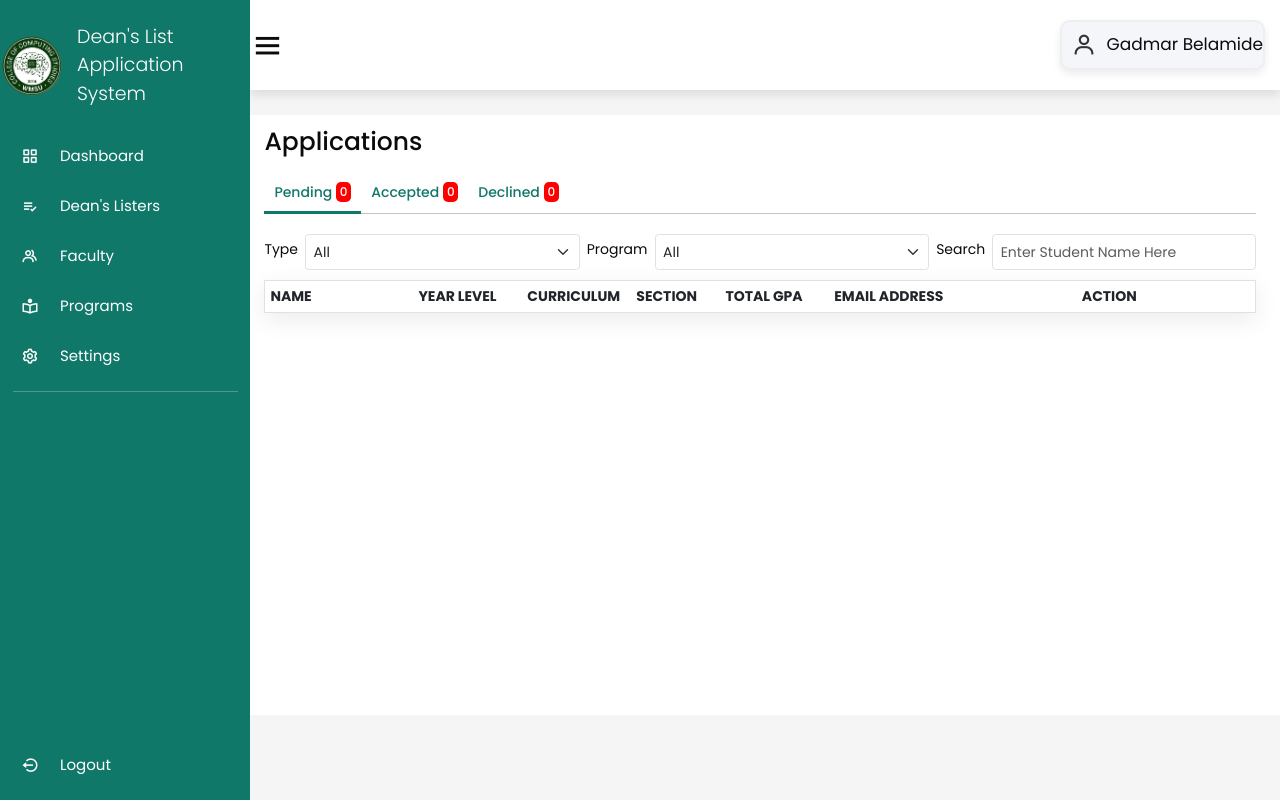
Page /apply/admin-application.php (signed in) on the earlier database version.
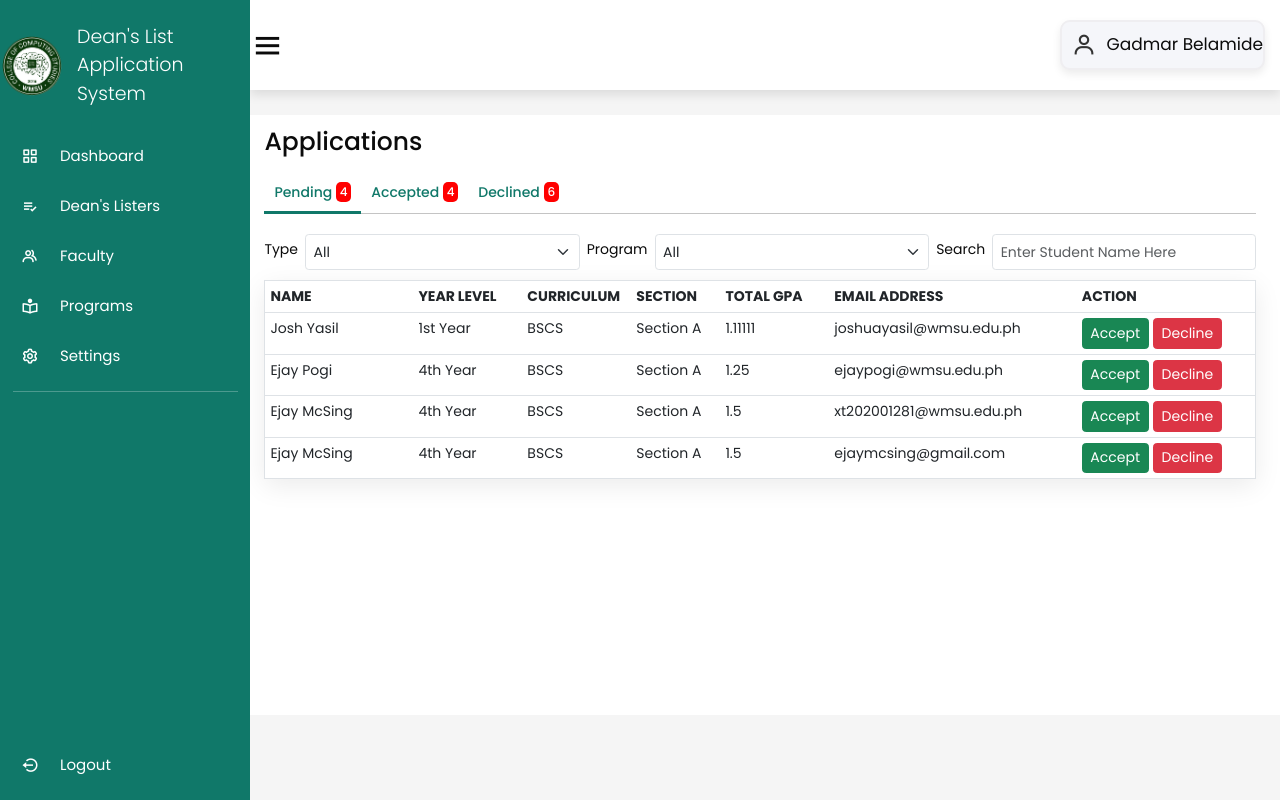
Same page on the later database version.
### tables this page shows
CREATE TABLE `dean_applicants` (
  `id` int(11) NOT NULL,
  `name` varchar(255) NOT NULL,
  `email` varchar(255) NOT NULL,
  `school_year` varchar(255) NOT NULL,
  `curriculum` varchar(255) NOT NULL,
  `year_level` varchar(255) NOT NULL,
  `section` varchar(255) NOT NULL,
  `total_gpa` float NOT NULL,
  `status` varchar(255) NOT NULL,
  `user_id` int(11) NOT NULL
);

### apply/admin-application.php (the view, shortened to what this page needs)
<?php
$conn = mysqli_connect('localhost', 'root', '', 'deanslist');
?>
<!DOCTYPE html>
<html lang="en">
<head>
    <link rel="stylesheet" href="https://cdn.jsdelivr.net/npm/boxicons@latest/css/boxicons.min.css">
    <link href="../css/style.css?v=<?php echo time(); ?>" rel="stylesheet">
    <link rel="stylesheet" href="//code.jquery.com/ui/1.13.2/themes/base/jquery-ui.css">
    <link href="../css/admin-application.css?v=<?php echo time(); ?>" rel="stylesheet">
    <link href="https://cdn.jsdelivr.net/npm/bootstrap@5.3.0-alpha1/dist/css/bootstrap.min.css" rel="stylesheet">
    <link rel="stylesheet" href="https://cdn.datatables.net/1.13.4/css/dataTables.bootstrap5.min.css">
</head>
<body>
    <div class="side-bar">
        <br>
        <div class="logo-details">
            <img class="logo" style="margin-left:2px" src="../img/ccslogo.png" width="55" height="60">
            <span class="logo-name">Dean's List Application <br> System</span>
        </div>
        <br>
        <ul class="nav-links">
            <li>
                <a href="../dashboard/dashboard.php">
                    <i class='bx bx-grid-alt'></i>
                    <span class="links-name">Dashboard</span>
                </a>
            </li>
            <li>
                <a href="../listers/listers.php">
                    <i class='bx bx-list-check'></i>
                    <span class="links-name">Dean's Listers</span>
                </a>
            </li>
            <li>
                <a href="../faculty/faculty.php">
                    <i class='bx bx-group'></i>
                    <span class="links-name">Faculty</span>
                </a>
            </li>
            <li>
                <a href="../programs/programs.php">
                    <i class='bx bx-book-reader'></i>
                    <span class="links-name">Programs</span>
                </a>
            </li>
            <li>
                <a href="#">
                    <i class='bx bx-cog'></i>
                    <span class="links-name">Settings</span>
                </a>
            </li>
            <hr class="line">
            <li id="logout-link">
                <a class="logout-link" href="../login/logout.php" title="Logout">
                    <i class='bx bx-log-out-circle'></i>
                    <span class="links-name">Logout</span>
                </a>
            </li>
        </ul>
    </div>
    <section class="home-section">
        <nav>
            <div class="side-bar-button">
                <i class='bx bx-menu small'></i>
            </div>
            <div class="profile-details">
                <i class='bx bx-user'></i>
                <?php echo '<span class="admin-name">' . $_SESSION['user_firstname'] . ' ' . $_SESSION['user_lastname'] . '</span>'; ?>
            </div>
        </nav>
        <div class="home-content">
            <div class="main-content">
                <h1>Applications</h1>
                <div class="content-table-container">
                    <ul class="nav nav-pills">
                        <li class="nav-item">
                            <a class="pending nav-link d-flex flex-row active" aria-current="page" href="#pending" data-bs-toggle="tab">Pending <div class="number-pending d-flex flex-row justify-content-center align-items-center" style="background-color: red; padding: 2px; border-radius: 5px; font-size: 12px; width: 15px ;height: 20px; padding: 3px; color: white; margin-left: 4px"><?php $sql = "SELECT * FROM dean_applicants WHERE status = 'pending'";$result = mysqli_query($conn, $sql);echo mysqli_num_rows($result) ?></div> </a>
                        </li>
                        <li class="nav-item">
                            <a class="accepted nav-link d-flex flex-row" href="#accepted" data-bs-toggle="tab">Accepted <div class="number-pending d-flex flex-row justify-content-center align-items-center" style="background-color: red; padding: 2px; border-radius: 5px; font-size: 12px; width: 15px ;height: 20px; padding: 3px; color: white; margin-left: 4px"><?php $sql = "SELECT * FROM dean_applicants WHERE status = 'Accepted'";$result = mysqli_query($conn, $sql);echo mysqli_num_rows($result) ?></div> </a>
                        </li>
                        <li class="nav-item">
                            <a class="declined nav-link d-flex flex-row" href="#declined" data-bs-toggle="tab">Declined <div class="number-pending d-flex flex-row justify-content-center align-items-center" style="background-color: red; padding: 2px; border-radius: 5px; font-size: 12px; width: 15px ;height: 20px; padding: 3px; color: white; margin-left: 4px"><?php $sql = "SELECT * FROM dean_applicants WHERE status = 'Declined'";$result = mysqli_query($conn, $sql);echo mysqli_num_rows($result) ?></div> </a>
                        </li>
                    </ul>
                    <div class="tab-content">
                        <div class="tab-pane show active" id="pending">
                            <div class="filter-div d-flex flex-row ">
                                <p>Type</p>
                                <select class="form-select type">
                                    <option selected>All</option>
                                </select>
                                <p>Program</p>
                                <select class="form-select program">
                                    <option selected>All</option>
                                </select>
                                <p>Search</p>
                                <input class="form-control search-bar" type="text" placeholder="Enter Student Name Here">
                            </div>
                            <?php
                                $sql = "SELECT * FROM dean_applicants WHERE status = 'pending'";
                                $result = mysqli_query($conn, $sql);
                            ?>
                            <div class="applicant-table-div">
                                <table class="table" id="pendingTable">
                                    <thead>
                                        <tr>
                                            <th scope="col" style="width: 15%">Name</th>
                                            <th scope="col" style="width: 11%">Year Level</th>
                                            <th scope="col" style="width: 11%">Curriculum</th>
                                            <th scope="col" style="width: 9%">Section</th>
                                            <th scope="col" style="width: 11%">Total GPA</th>
                                            <th scope="col" style="width: 25%">Email Address</th>
                                            <th scope="col">Action</th>
                                        </tr>
                                    </thead>
                                    <tbody>
                                        <?php
                                        if (mysqli_num_rows($result) > 0) {
                                            while ($row = mysqli_fetch_assoc($result)) {
                                                if ($row["year_level"] % 10 == 1 && $row["year_level"] != 11) {
                                                    $suffix = "st";
                                                } else if ($row["year_level"] % 10 == 2 && $row["year_level"] != 12) {
                                                $suffix = "nd";
                                                } else if ($row["year_level"] % 10 == 3 && $row["year_level"] != 13) {
                                                $suffix = "rd";
                                                } else {
                                                $suffix = "th";
                                                }
                                                $user_id = $row["user_id"];
                                                echo "<tr><td>". $row["name"]. "</td><td>". $row["year_level"] . $suffix ." Year</td><td>BS". strtoupper($row["curriculum"]) ."</td><td>Section ". $row["section"] ."</td><td>". $row["total_gpa"] ."</td><td>". $row["email"] ."</td>". '<td>
                                                <form action="update.php" method="post">
                                                    <button type="button submit" name="accept" class="btn btn-success accept" data-bs-toggle="modal" data-bs-target="#confirmModal">Accept</button>
                                                    <button type="button submit" name="decline" class="btn btn-danger decline">Decline</button>
                                                    <input type="hidden" name="user_id" value="'.$user_id.'">
                                                </form></td>' ."</tr>";
                                            }
                                        }
                                        ?>
                                    </tbody>
                                </table>
                            </div>
                        </div>
                    </div>
                </div>
            </div>
        </div>
    </section>
</body>
</html>

### css/style.css (style rules this page uses)
* { font-family:'Poppins', sans-serif; margin: 0; padding: 0; box-sizing: border-box; font-size: 17px; color : rgb(11, 11, 11); outline: none; border:none; text-decoration: none; }
input, select { width: 100%; padding: 12px; margin: 8px 0; border-radius: 2px; box-sizing: border-box; border: 1px solid rgb(190, 190, 190); }
.side-bar { position: fixed; top: 0; left: 0; width: 200px; height: calc(100vh); background-color: #107869; z-index: 2000; font-family: var(--lato); transition: .3s ease; overflow: hidden; scrollbar-width: none; }
.side-bar .logo-details { height: 80px; display: flex; align-items: center; }
.side-bar .logo-details .logo { font-size: 28px; font-weight: 800; min-width: 60px; justify-items: center; }
.side-bar .logo-details .logo-name { color: #fff; font-size: 19px; font-weight: 300; align-items: center; display: block; margin-left: 15px; }
.side-bar .nav-links { padding: 0 !important; height: calc(100vh); }
.side-bar .nav-links li { position: relative; list-style: none; height: 50px; width: 100%; }
.side-bar .nav-links li a { height: 100%; width: 100%; display: flex; align-items: center; text-decoration: none; }
.side-bar .nav-links li i { min-width: 60px; text-align: center; font-size: 18px; color: #fff; }
.side-bar .nav-links li a .links-name { color: #fff; font-size: 15px; font-weight: 400; white-space: nowrap; }
.side-bar .nav-links .line { margin: 10px auto; width: 90%; height: 1px; border: 0; border-top: 1px solid white; }
.home-section { position: relative; background-color: #f5f5f5; min-height: calc(100vh); width: calc(100% - 250px); left: 250px; }
.home-section nav { position: fixed; top:0; left:20; right:20; z-index: 1000; background-color: var(--white); display: flex; padding-top: 2rem; padding-bottom: 2rem; box-shadow: var(--box-shadow); align-items: center; justify-content: space-between; }
.home-section nav .side-bar-button { display: flex; align-items: center; font-size: 24px; font-weight: 500; }
nav .side-bar-button i { font-size: 35px; margin-right: 10px; }
.home-section nav .profile-details { display: flex; align-items: center; background: #f5f6fa; border: 2px solid #efeef1; border-radius: 10px; height: 50px; min-width: 190px; box-shadow: 0 4px 8px 0 rgba(0,0,0,0.08); margin-right: 15px; }
.home-section nav .profile-details i { font-size: 25px; font-weight: 500; color: #333; margin: 0 10px; white-space: nowrap; }
.table { border-collapse: collapse; text-align: left; vertical-align: middle; width: 100%; overflow: auto; border: 1px solid black; border-radius: 20px; background-color: rgba(233, 239, 232, 0.974); box-shadow: 0 7px 25px rgba(0, 0, 0, 0.08); margin-right:100; }
th, td { padding: 8px; font-size: 14px; }
thead { background-color:#107869; font-size: .9rem; color: white; text-transform: uppercase; letter-spacing: 2%; }
thead th { width: auto; height: fit-content; color: #f5f5f5; }
tbody tr:nth-child(odd) { background-color: #fff; }
tbody tr:nth-child(even) { background-color: #eee; }
.home-section .home-content { position: relative; }
.declined { background-color: red; padding: 10px; color: white; border-radius: 12px; font-size: 12px; }
#logout-link { position: absolute; bottom: 0; margin-bottom: 10px; }
:root { --main-color:#107869; --black:#222; --white:#fff; --light-black:#777; --light-white:#fff9; --dark-bg:rgba(0,0,0,.7); --light-bg:#eee; --border:.1rem solid var(--black); --box-shadow:0 .5rem 1rem rgba(0,0,0,.1); --text-shadow:0 1.5rem 3rem rgba(0,0,0,.3); }
html { font-size: 62.5%; overflow-x: hidden; }
section { padding:5rem 10%; }
.btn { display: inline-block; background: var(--black); margin-top: 1rem; color:var(--white); font-size: 1.7rem; padding:1rem 3rem; cursor: pointer; border-radius: 5px; }

Differences in the rows shown:
added dean_applicants: name "Josh Yasil", year_level "1", year_level "st", curriculum "CS", section "A", total_gpa "1.11111", email "joshuayasil@wmsu.edu.ph"
added dean_applicants: name "Ejay Pogi", year_level "4", year_level "th", curriculum "CS", section "A", total_gpa "1.25", email "ejaypogi@wmsu.edu.ph"
added dean_applicants: name "Ejay McSing", year_level "4", year_level "th", curriculum "CS", section "A", total_gpa "1.5", email "xt202001281@wmsu.edu.ph"
added dean_applicants: name "Ejay McSing", year_level "4", year_level "th", curriculum "CS", section "A", total_gpa "1.5", email "ejaymcsing@gmail.com"
Other differences:
mysqli_num_rows($result): "0" → "4"
mysqli_num_rows($result): "0" → "6"
